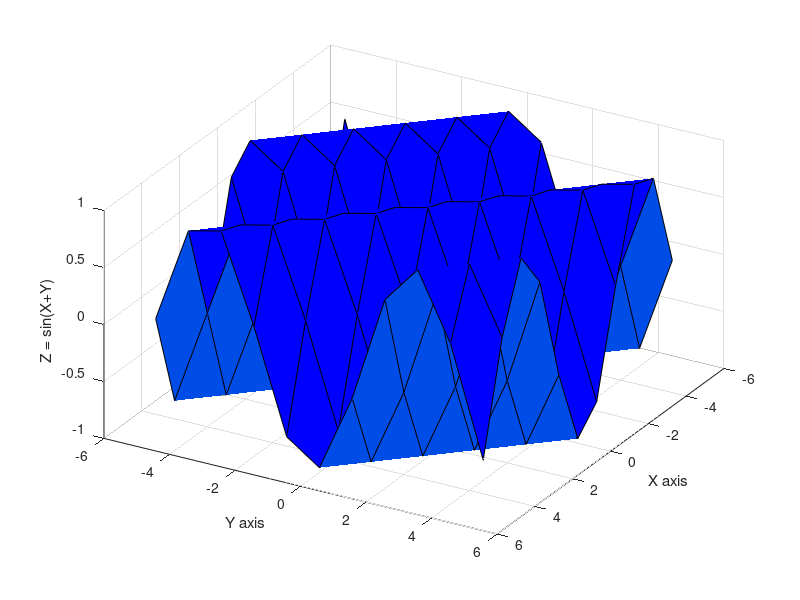

This figure's MATLAB source: (Note: this script raises an error after producing the figure.)
close all;
clearvars,clc
mymap = [ 0,0.3, 0.9
    0 0 1];
[X,Y] = meshgrid(-5:5);
filename = 'animation.gif';
v = input('Enter speed v: ');
axis equal  % Equal axis aspect ratio
for n=1:v*0.01:5
    Z = sin(n*X+n*Y);
    s = surf(X,Y,Z);
    view(120,40);  % Setting viewing angle
    %shading interp
    xlabel('X axis'),ylabel('Y axis')
    zlabel('Z = sin(X+Y)')
    colormap(mymap);
    s.CData = Y;
    colorbar
    zlim([-5 5])
    pause(0.01)
    frame = getframe(gcf);
    im = frame2im(frame);
    [imind,cm] = rgb2ind(im,256);
    if n == 1
        imwrite(imind,cm,filename,'gif', 'Loopcount',inf,...
        'DelayTime',0.1);
    else
        imwrite(imind,cm,filename,'gif','WriteMode','append',...
        'DelayTime',0.1);
    end
end